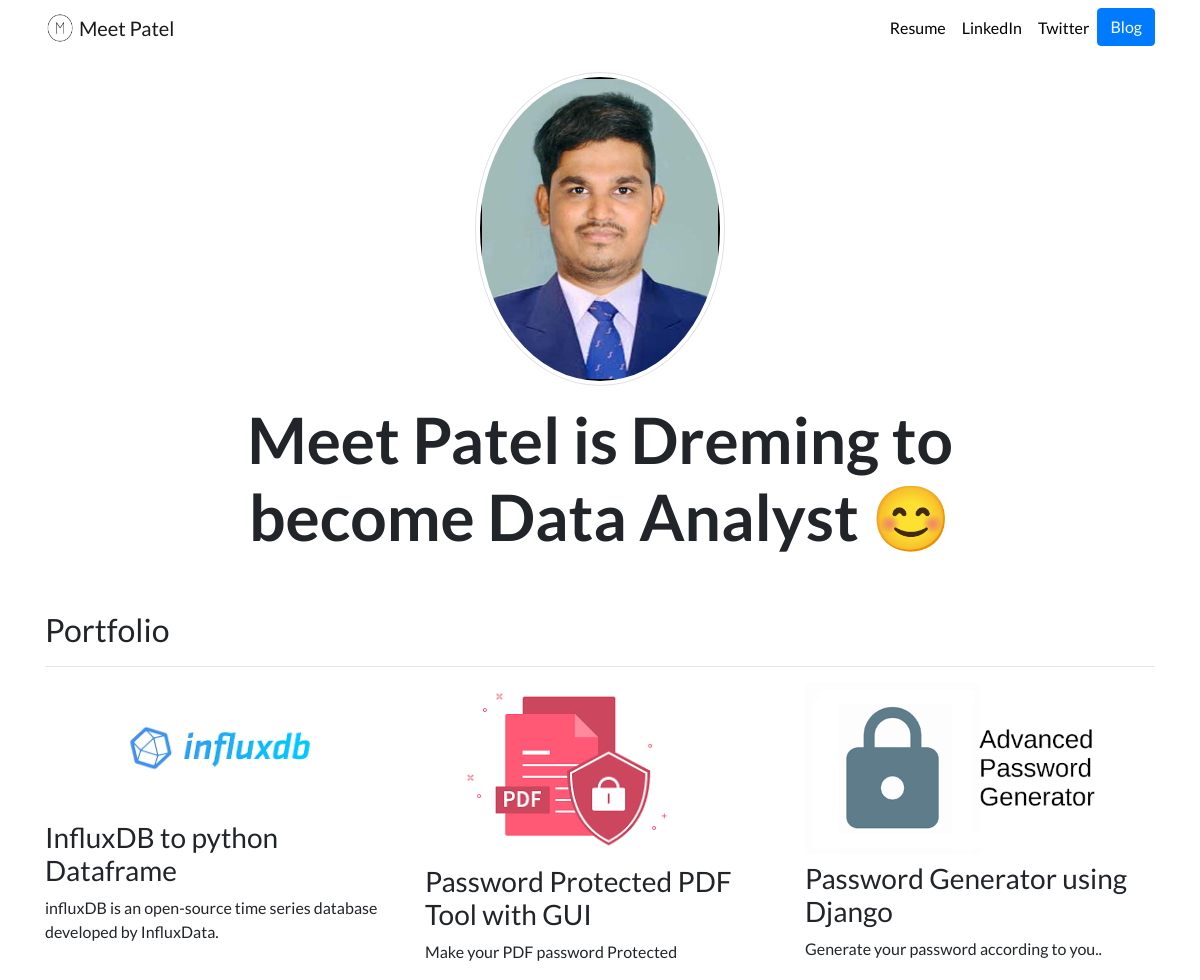
The page / on the database its author committed.
### portfolio/models.py (models this page shows, shortened)
class Project(models.Model):
    title = models.CharField(max_length=100)
    description = models.CharField(max_length=250)
    image = models.ImageField(upload_to='portfolio/image/')
    url = models.URLField(blank=True)

### portfolio/views.py (the view)
# urls.py: 2. Add a URL to urlpatterns:  path('', views.home, name='home')
def home(request):
    projects = Project.objects.all()
    return render(request,'portfolio/home.html',{'projects' : projects})

### portfolio/templates/portfolio/home.html
{% extends "portfolio/base.html" %}
{% load static %}
{% block content %}
<div class="row justify-content-center my-3">
  <div class="col-5">
    <img src="{% static 'portfolio/m1.png' %}" class="rounded-circle mx-auto d-block img-thumbnail w3-center w3-animate-top" width="250" height="250" >
  </div>
</div>
<div class="row justify-content-center mb-3">
  <div class="col-md-9 text-center">
    <h1 id="hometext" class="font-weight-bold">Meet Patel is Dreming to become Data Analyst 😊</h1>
  </div>
</div>
<h2 class="mt-5">Portfolio</h2>
<hr>
<div class="row">
  {% for project in projects %}
  <div class="col-lg-4 col-md-6">
    {% if project.url %}
    <a href="{{ project.url }}">
      <img src="{{ project.image.url }}" class="img-fluid mb-2">
    </a>
    {% else %}
    <img src="{{ project.image.url }}" class="img-fluid mb-2">
    {% endif %}
    <h3>{{ project.title }}</h3>
    <p>{{ project.description }}</p>
  </div>
  {% endfor %}
</div>
{% endblock %}

### portfolio/templates/portfolio/base.html (shortened to what this page needs)
{% load static %}
<!doctype html>
<html lang="en">
<head>
  <link rel="stylesheet" href="https://stackpath.bootstrapcdn.com/bootstrap/4.4.1/css/bootstrap.min.css">
  <link rel="stylesheet" href="{% static "portfolio/custom.css" %}">
</head>
<body>
  <nav id="topNav" class="navbar navbar-expand-md navbar-light">
    <div class="container">
      <a class="navbar-brand" href="{% url 'home' %}">
        <img src="{% static "portfolio/Logo.jpg" %}" width="30" height="30" class="d-inline-block align-top" alt="Meet's Logo">
        <span>Meet Patel</span>
      </a>
      <div class="collapse navbar-collapse text-center" id="navbarNav">
        <ul class="navbar-nav ml-auto">
          <li class="nav-item">
            <a class="nav-link" href="{% static "portfolio/m_resume.pdf" %}">Resume</a>
          </li>
          <li class="nav-item">
            <a class="nav-link" href="https://www.linkedin.com/in/meet-patel-314050108/" target="_blank">LinkedIn</a>
          </li>
          <li class="nav-item">
            <a class="nav-link" href="https://twitter.com/meet_910" target="_blank">Twitter</a>
          </li>
          <li>
            <a role="button" href="{% url 'blog:all_blogs' %}" class="btn btn-primary">Blog</a>
          </li>
        </ul>
      </div>
    </div>
  </nav>
  <div class="container">
    {% block content %}{% endblock %}
  </div>
</body>
</html>

### portfolio/static/portfolio/custom.css (style rules this page uses)
.navbar-nav .nav-link { color: rgba(0,0,0,1) !important; }
body { font-family: 'Lato', sans-serif; }
@media (min-width: 992px) { #hometext { font-size: 4rem; } }

### rows shown on the page
Project: image (picture), title "InfluxDB to python Dataframe", description "influxDB is an open-source time series database developed by InfluxData."
Project: image (picture), title "Password Protected PDF Tool with GUI", description "Make your PDF password Protected"
Project: image (picture), title "Password Generator using Django", description "Generate your password according to you.."
